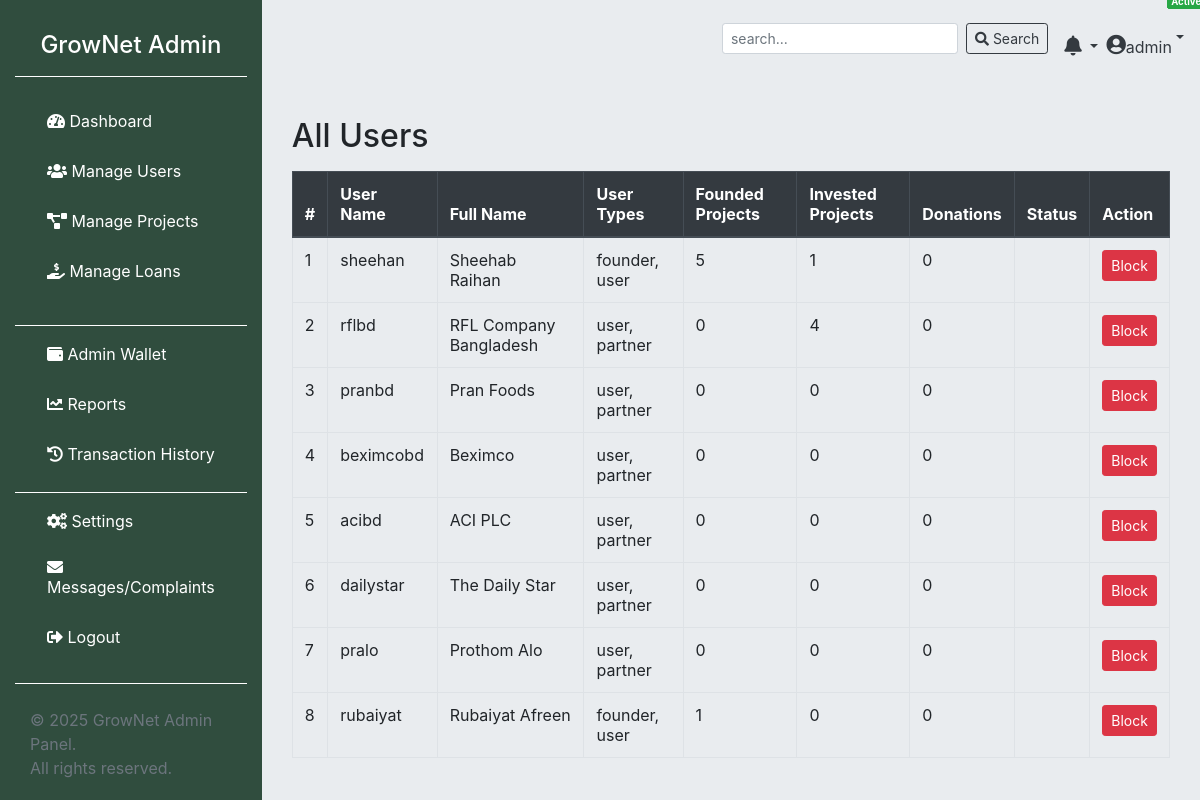
The app's page /admin/index.php?page=allUsers (signed in) with its own data.
### tables this page shows
CREATE TABLE `users` (
  `id` int(10) NOT NULL,
  `uniqid` varchar(50) DEFAULT NULL,
  `user_name` varchar(100) NOT NULL,
  `f_name` varchar(100) NOT NULL,
  `dob` date DEFAULT NULL,
  `contact` varchar(20) NOT NULL,
  `created_at` timestamp NOT NULL DEFAULT current_timestamp(),
  `user_email` varchar(100) NOT NULL,
  `user_pass` varchar(255) NOT NULL,
  `account_status` enum('active','inactive','','') NOT NULL DEFAULT 'inactive',
  `is_online` tinyint(1) NOT NULL DEFAULT 0,
  `gender` enum('male','female','others') DEFAULT NULL,
  `user_img` varchar(255) DEFAULT NULL,
  `location_id` int(11) DEFAULT NULL,
  `description` text DEFAULT NULL
);

### admin/config/class.user.php (called while the page is built, shortened)
<?php
class USER
{
	private $conn;
	public function __construct()
	{
		$database = new Database();
		$db = $database->dbConnection();
		$this->conn = $db;
	}
	public function runQuery($sql)
	{
		$stmt = $this->conn->prepare($sql);
		return $stmt;
	}
public function getUserTypes($userId)
{
    $stmt = $this->conn->prepare(
        "SELECT ut.type_name
         FROM user_type_map utm
         JOIN user_types ut ON utm.type_id = ut.id
         WHERE utm.user_id = :user_id"
    );
    $stmt->bindParam(':user_id', $userId, PDO::PARAM_INT);
    $stmt->execute();
    return $stmt->fetchAll(PDO::FETCH_COLUMN);
}
}

### admin/pages/allUsers.php (the view, shortened to what this page needs)
<?php
require_once 'config/class.user.php';
$user = new USER();
$stmt = $user->runQuery("SELECT * FROM users WHERE user_name != 'admin'");
$stmt->execute();
$users = $stmt->fetchAll(PDO::FETCH_ASSOC);
function getCount($user, $table, $userId) {
    if ($table === 'projects') {
        $stmt = $user->runQuery("SELECT COUNT(*) FROM projects WHERE owner_id=?");
    } elseif ($table === 'share_orders') {
        $stmt = $user->runQuery("SELECT COUNT(DISTINCT project_id) FROM share_orders WHERE user_id=?");
    } elseif ($table === 'balance_transactions') {
        $stmt = $user->runQuery("SELECT COUNT(*) FROM balance_transactions WHERE user_id=? AND type='donation'");
    } else {
        return 0;
    }
    $stmt->bindParam(1, $userId, PDO::PARAM_INT);
    $stmt->execute();
    return $stmt->fetchColumn();
}
?>
<div class="container mt-4">
    <h2>All Users</h2>
    <table class="table table-bordered table-hover mt-3">
        <thead class="thead-dark">
            <tr>
                <th>#</th>
                <th>User Name</th>
                <th>Full Name</th>
                <th>User Types</th>
                <th>Founded Projects</th>
                <th>Invested Projects</th>
                <th>Donations</th>
                <th>Status</th>
                <th>Action</th>
            </tr>
        </thead>
        <tbody>
        <?php if ($users && count($users) > 0): $i = 1; ?>
            <?php foreach($users as $row): ?>
                <tr>
                    <td><?= $i++ ?></td>
                    <td><?= htmlspecialchars($row['user_name']) ?></td>
                    <td><?= htmlspecialchars($row['f_name']) ?></td>
                    <td>
                        <?php
                            $types = $user->getUserTypes($row['id']);
                            echo $types ? implode(', ', $types) : '<span class="text-muted">None</span>';
                        ?>
                    </td>
                    <td><?= getCount($user, 'projects', $row['id']) ?></td>
                    <td><?= getCount($user, 'share_orders', $row['id']) ?></td>
                    <td><?= getCount($user, 'balance_transactions', $row['id']) ?></td>
                    <td>
                        <?php if ($row['account_status'] === 'active'): ?>
                            <span class="badge badge-success">Active</span>
                        <?php else: ?>
                            <span class="badge badge-danger">Blocked</span>
                        <?php endif; ?>
                    </td>
                    <td>
                        <?php if ($row['account_status'] === 'active'): ?>
                            <a href="?action=block&id=<?= $row['id'] ?>" class="btn btn-sm btn-danger" onclick="return confirm('Block this user?')">Block</a>
                        <?php else: ?>
                            <a href="?action=unblock&id=<?= $row['id'] ?>" class="btn btn-sm btn-success" onclick="return confirm('Unblock this user?')">Unblock</a>
                        <?php endif; ?>
                    </td>
                </tr>
            <?php endforeach; ?>
        <?php else: ?>
            <tr><td colspan="9" class="text-center">No users found.</td></tr>
        <?php endif; ?>
        </tbody>
    </table>
</div>

### admin/assets/css/style.css (style rules this page uses)
body { background: #e9ecef; }
.badge { position: absolute; top: -5px; right: -5px; font-size: 0.6rem; }

### records on screen
users: user_name "sheehan", f_name "Sheehab Raihan", types "founder, user", id "5", id "1", id "0"
users: user_name "rflbd", f_name "RFL Company Bangladesh", types "user, partner", id "0", id "4"
users: user_name "pranbd", f_name "Pran Foods", types "user, partner", id "0"
users: user_name "beximcobd", f_name "Beximco", types "user, partner", id "0"
users: user_name "acibd", f_name "ACI PLC", types "user, partner", id "0"
users: user_name "dailystar", f_name "The Daily Star", types "user, partner", id "0"
users: user_name "pralo", f_name "Prothom Alo", types "user, partner", id "0"
users: user_name "rubaiyat", f_name "Rubaiyat Afreen", types "founder, user", id "1", id "0"

### other values on screen
$_SESSION['user_name'] "admin"
